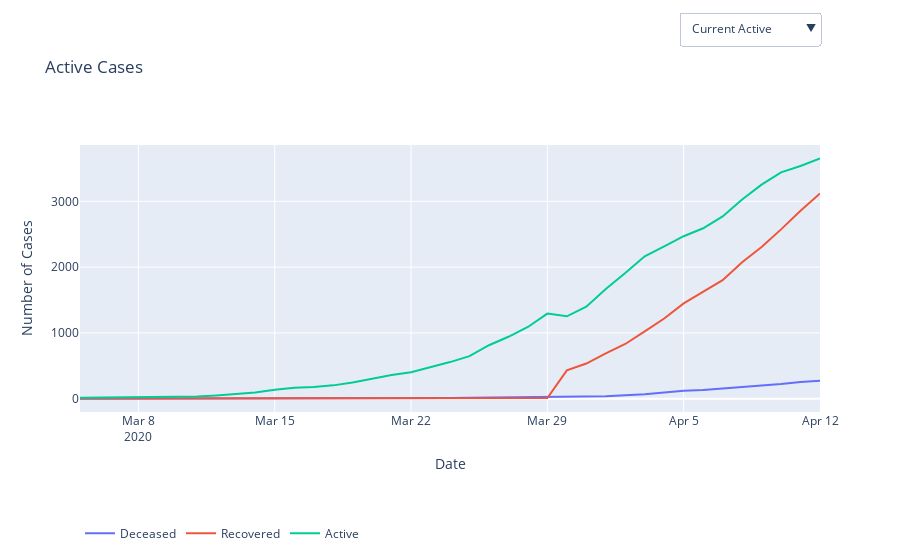

This figure's notebook cell:
### Code cell
fig = go.Figure()

fig.add_trace(
    go.Scatter(x= dates, y=dead, name="Deceased"),

)

fig.add_trace(
    go.Scatter(x=dates, y=dead_percent, name="Deceased Percent", visible=False),
)


fig.add_trace(
    go.Scatter(x= dates, y=resolved, name="Recovered"),
    
)

fig.add_trace(
    go.Scatter(x=dates, y=recovered_percent, name="Recovered", visible=False),

)


fig.add_trace(
    go.Scatter(x= dates, y=positive, name="Active"),

)

fig.add_trace(
    go.Scatter(x=dates, y=active_percent, name="Active Percent", visible=False),
)

fig.update_layout(
    xaxis_title_text='Date', # xaxis label
    yaxis_title_text='Number of Cases', # yaxis label

)

fig.update_layout(
    updatemenus=[
        dict(
            #type="buttons",
            direction="down",
            showactive = True,
            #active = 0,
            x=1,
            y=1.5,
            buttons=list([
                dict(label="Current Active",
                     method="update",
                     args=[{"visible": [True,False,True, False, True, False]},
                           {"title": 'Active, Deceased and Recovered Cases', 
                            "xaxis.title" : 'Date',
                            "yaxis.title" : 'Number of Cases',
                            "yaxis.type": "linear",
                            #"xaxis.type": "linear",
                            "annotations" : [],
                           }]   ),
                dict(label="Percentage Active",
                     method="update",
                     args=[{"visible": [False,True,False, True, False, True]},
                           {"title": 'Percentage of Active, Deceased and Recovered Cases', 
                            "xaxis.title" : 'Date',
                            "yaxis.title" : 'Percentage of Cases',
                            "yaxis.type": "linear",
                            #"xaxis.type": "linear",
                            "annotations" : [],
                           }]   ),

            ]),
        )
    ])


fig.update_layout(
    title_text="Active Cases",
)
fig.update_layout(legend_orientation="h")
fig.update_layout(legend=dict( y=-0.4))


fig.show()

with open('../plotly/ontario_cases.json', 'w') as f:
    f.write(fig.to_json())

### Figure 1 — Plotly figure (JSON) as saved in the notebook; plotly's stock layout.template omitted (floating-point values rounded to 4 significant figures)
{"data": [{"name": "Deceased", "type": "scatter", "x": ["2020-03-05", "2020-03-06", "2020-03-07", "2020-03-09", "2020-03-10", "2020-03-11", "2020-03-12", "2020-03-13", "2020-03-14", "2020-03-15", "2020-03-16", "2020-03-17", "2020-03-18", "2020-03-19", "2020-03-20", "2020-03-21", "2020-03-22", "2020-03-23", "2020-03-24", "2020-03-25", "2020-03-26", "2020-03-27", "2020-03-28", "2020-03-29", "2020-03-30", "2020-03-31", "2020-04-01", "2020-04-02", "2020-04-03", "2020-04-04", "2020-04-05", "2020-04-06", "2020-04-07", "2020-04-08", "2020-04-09", "2020-04-10", "2020-04-11", "2020-04-12"], "y": [0, 0, 0, 0, 0, 0, 0, 0, 0, 0, 0, 1, 1, 2, 2, 3, 3, 6, 8, 13, 15, 18, 19, 23, 23, 33, 37, 53, 67, 94, 119, 132, 153, 174, 200, 222, 253, 274]}, {"name": "Deceased Percent", "type": "scatter", "visible": false, "x": ["2020-03-05", "2020-03-06", "2020-03-07", "2020-03-09", "2020-03-10", "2020-03-11", "2020-03-12", "2020-03-13", "2020-03-14", "2020-03-15", "2020-03-16", "2020-03-17", "2020-03-18", "2020-03-19", "2020-03-20", "2020-03-21", "2020-03-22", "2020-03-23", "2020-03-24", "2020-03-25", "2020-03-26", "2020-03-27", "2020-03-28", "2020-03-29", "2020-03-30", "2020-03-31", "2020-04-01", "2020-04-02", "2020-04-03", "2020-04-04", "2020-04-05", "2020-04-06", "2020-04-07", "2020-04-08", "2020-04-09", "2020-04-10", "2020-04-11", "2020-04-12"], "y": [0, 0, 0, 0, 0, 0, 0, 0, 0, 0, 0, 0.005464, 0.004808, 0.007968, 0.006431, 0.008152, 0.007264, 0.01227, 0.01399, 0.01949, 0.01796, 0.01861, 0.01701, 0.01737, 0.01348, 0.01679, 0.01547, 0.01898, 0.02058, 0.0259, 0.02947, 0.03037, 0.03237, 0.03298, 0.03473, 0.03559, 0.03806, 0.03887]}, {"name": "Recovered", "type": "scatter", "x": ["2020-03-05", "2020-03-06", "2020-03-07", "2020-03-09", "2020-03-10", "2020-03-11", "2020-03-12", "2020-03-13", "2020-03-14", "2020-03-15", "2020-03-16", "2020-03-17", "2020-03-18", "2020-03-19", "2020-03-20", "2020-03-21", "2020-03-22", "2020-03-23", "2020-03-24", "2020-03-25", "2020-03-26", "2020-03-27", "2020-03-28", "2020-03-29", "2020-03-30", "2020-03-31", "2020-04-01", "2020-04-02", "2020-04-03", "2020-04-04", "2020-04-05", "2020-04-06", "2020-04-07", "2020-04-08", "2020-04-09", "2020-04-10", "2020-04-11", "2020-04-12"], "y": [4, 4, 4, 4, 5, 5, 5, 5, 5, 5, 5, 5, 5, 5, 5, 6, 8, 8, 8, 8, 8, 8, 8, 8, 431, 534, 689, 831, 1023, 1219, 1449, 1624, 1802, 2074, 2305, 2574, 2858, 3121]}, {"name": "Recovered", "type": "scatter", "visible": false, "x": ["2020-03-05", "2020-03-06", "2020-03-07", "2020-03-09", "2020-03-10", "2020-03-11", "2020-03-12", "2020-03-13", "2020-03-14", "2020-03-15", "2020-03-16", "2020-03-17", "2020-03-18", "2020-03-19", "2020-03-20", "2020-03-21", "2020-03-22", "2020-03-23", "2020-03-24", "2020-03-25", "2020-03-26", "2020-03-27", "2020-03-28", "2020-03-29", "2020-03-30", "2020-03-31", "2020-04-01", "2020-04-02", "2020-04-03", "2020-04-04", "2020-04-05", "2020-04-06", "2020-04-07", "2020-04-08", "2020-04-09", "2020-04-10", "2020-04-11", "2020-04-12"], "y": [0.2222, 0.1818, 0.1667, 0.129, 0.1613, 0.1351, 0.09259, 0.06757, 0.05102, 0.03571, 0.02907, 0.02732, 0.02404, 0.01992, 0.01608, 0.0163, 0.01937, 0.01636, 0.01399, 0.01199, 0.009581, 0.008273, 0.007162, 0.006042, 0.2526, 0.2716, 0.288, 0.2975, 0.3143, 0.3358, 0.3588, 0.3736, 0.3813, 0.3931, 0.4002, 0.4127, 0.4299, 0.4428]}, {"name": "Active", "type": "scatter", "x": ["2020-03-05", "2020-03-06", "2020-03-07", "2020-03-09", "2020-03-10", "2020-03-11", "2020-03-12", "2020-03-13", "2020-03-14", "2020-03-15", "2020-03-16", "2020-03-17", "2020-03-18", "2020-03-19", "2020-03-20", "2020-03-21", "2020-03-22", "2020-03-23", "2020-03-24", "2020-03-25", "2020-03-26", "2020-03-27", "2020-03-28", "2020-03-29", "2020-03-30", "2020-03-31", "2020-04-01", "2020-04-02", "2020-04-03", "2020-04-04", "2020-04-05", "2020-04-06", "2020-04-07", "2020-04-08", "2020-04-09", "2020-04-10", "2020-04-11", "2020-04-12"], "y": [14, 18, 20, 27, 26, 32, 49, 69, 93, 135, 167, 177, 202, 244, 304, 359, 402, 475, 556, 646, 812, 941, 1090, 1293, 1252, 1399, 1666, 1909, 2165, 2317, 2470, 2591, 2771, 3028, 3254, 3441, 3537, 3654]}, {"name": "Active Percent", "type": "scatter", "visible": false, "x": ["2020-03-05", "2020-03-06", "2020-03-07", "2020-03-09", "2020-03-10", "2020-03-11", "2020-03-12", "2020-03-13", "2020-03-14", "2020-03-15", "2020-03-16", "2020-03-17", "2020-03-18", "2020-03-19", "2020-03-20", "2020-03-21", "2020-03-22", "2020-03-23", "2020-03-24", "2020-03-25", "2020-03-26", "2020-03-27", "2020-03-28", "2020-03-29", "2020-03-30", "2020-03-31", "2020-04-01", "2020-04-02", "2020-04-03", "2020-04-04", "2020-04-05", "2020-04-06", "2020-04-07", "2020-04-08", "2020-04-09", "2020-04-10", "2020-04-11", "2020-04-12"], "y": [0.7778, 0.8182, 0.8333, 0.871, 0.8387, 0.8649, 0.9074, 0.9324, 0.949, 0.9643, 0.9709, 0.9672, 0.9712, 0.9721, 0.9775, 0.9755, 0.9734, 0.9714, 0.972, 0.9685, 0.9725, 0.9731, 0.9758, 0.9766, 0.7339, 0.7116, 0.6965, 0.6835, 0.6651, 0.6383, 0.6117, 0.596, 0.5863, 0.5739, 0.565, 0.5517, 0.532, 0.5184]}], "layout": {"legend": {"orientation": "h", "y": -0.4}, "title": {"text": "Active Cases"}, "updatemenus": [{"buttons": [{"args": [{"visible": [true, false, true, false, true, false]}, {"annotations": [], "title": "Active, Deceased and Recovered Cases", "xaxis.title": "Date", "yaxis.title": "Number of Cases", "yaxis.type": "linear"}], "label": "Current Active", "method": "update"}, {"args": [{"visible": [false, true, false, true, false, true]}, {"annotations": [], "title": "Percentage of Active, Deceased and Recovered Cases", "xaxis.title": "Date", "yaxis.title": "Percentage of Cases", "yaxis.type": "linear"}], "label": "Percentage Active", "method": "update"}], "direction": "down", "showactive": true, "x": 1, "y": 1.5}], "xaxis": {"title": {"text": "Date"}}, "yaxis": {"title": {"text": "Number of Cases"}}}}
